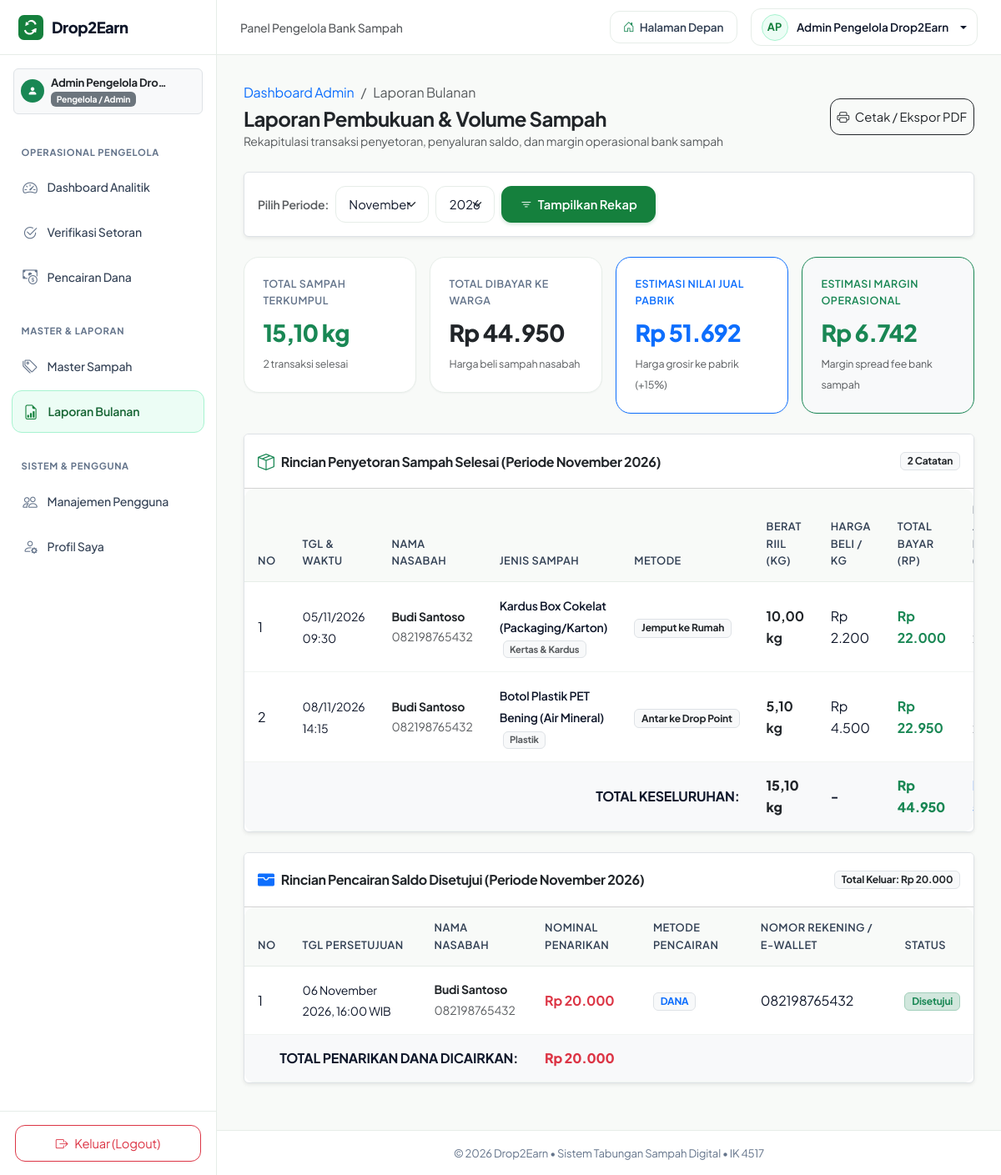
Page /admin/laporan.php (signed in) on the committed database.
### tables this page shows
CREATE TABLE IF NOT EXISTS `users` (
  `id_user` INT(11) NOT NULL AUTO_INCREMENT,
  `nama_lengkap` VARCHAR(100) NOT NULL,
  `email` VARCHAR(100) NOT NULL UNIQUE,
  `password` VARCHAR(255) NOT NULL,
  `no_hp` VARCHAR(20) NOT NULL,
  `alamat` TEXT DEFAULT NULL,
  `role` ENUM('admin', 'nasabah') NOT NULL DEFAULT 'nasabah',
  `saldo` INT(11) NOT NULL DEFAULT 0,
  `created_at` TIMESTAMP NOT NULL DEFAULT CURRENT_TIMESTAMP,
  PRIMARY KEY (`id_user`)
);

CREATE TABLE IF NOT EXISTS `setoran_sampah` (
  `id_setoran` INT(11) NOT NULL AUTO_INCREMENT,
  `id_user` INT(11) NOT NULL,
  `id_kategori` INT(11) NOT NULL,
  `metode_setor` ENUM('Jemput ke Rumah', 'Antar ke Drop Point') NOT NULL,
  `tanggal_jadwal` DATE NOT NULL,
  `alamat_jemput` TEXT NOT NULL,
  `berat_estimasi` DECIMAL(5,2) NOT NULL,
  `berat_aktual` DECIMAL(5,2) NOT NULL DEFAULT 0.00,
  `total_pendapatan` INT(11) NOT NULL DEFAULT 0,
  `status` ENUM('Menunggu', 'Dijemput/Diproses', 'Selesai', 'Dibatalkan') NOT NULL DEFAULT 'Menunggu',
  `created_at` TIMESTAMP NOT NULL DEFAULT CURRENT_TIMESTAMP,
  PRIMARY KEY (`id_setoran`),
  KEY `fk_setoran_user` (`id_user`),
  KEY `fk_setoran_kategori` (`id_kategori`),
  CONSTRAINT `fk_setoran_user` FOREIGN KEY (`id_user`) REFERENCES `users` (`id_user`) ON DELETE CASCADE,
  CONSTRAINT `fk_setoran_kategori` FOREIGN KEY (`id_kategori`) REFERENCES `kategori_sampah` (`id_kategori`) ON DELETE CASCADE
);

CREATE TABLE IF NOT EXISTS `kategori_sampah` (
  `id_kategori` INT(11) NOT NULL AUTO_INCREMENT,
  `nama_kategori` VARCHAR(100) NOT NULL,
  `jenis_induk` ENUM('Plastik', 'Kertas & Kardus', 'Logam', 'Kaca', 'Lainnya') NOT NULL,
  `harga_per_kg` INT(11) NOT NULL,
  `panduan_pilah` TEXT NOT NULL,
  `gambar` VARCHAR(255) DEFAULT NULL,
  PRIMARY KEY (`id_kategori`)
);

CREATE TABLE IF NOT EXISTS `penarikan_saldo` (
  `id_penarikan` INT(11) NOT NULL AUTO_INCREMENT,
  `id_user` INT(11) NOT NULL,
  `jumlah_tarik` INT(11) NOT NULL,
  `metode_pencairan` VARCHAR(50) NOT NULL,
  `nomor_rekening` VARCHAR(50) DEFAULT NULL,
  `status_tarik` ENUM('Pending', 'Disetujui', 'Ditolak') NOT NULL DEFAULT 'Pending',
  `tanggal_pengajuan` TIMESTAMP NOT NULL DEFAULT CURRENT_TIMESTAMP,
  PRIMARY KEY (`id_penarikan`),
  KEY `fk_penarikan_user` (`id_user`),
  CONSTRAINT `fk_penarikan_user` FOREIGN KEY (`id_user`) REFERENCES `users` (`id_user`) ON DELETE CASCADE
);

### admin/laporan.php (the view, shortened to what the rows shown need)
<?php
require_once __DIR__ . '/../config/database.php';
require_once __DIR__ . '/../config/auth_check.php';
$bulan_filter = isset($_GET['bulan']) ? (int)$_GET['bulan'] : (int)date('m');
$tahun_filter = isset($_GET['tahun']) ? (int)$_GET['tahun'] : (int)date('Y');
$start_date = sprintf('%04d-%02d-01 00:00:00', $tahun_filter, $bulan_filter);
$end_date = date('Y-m-t 23:59:59', strtotime($start_date));
$stmt_setoran = mysqli_prepare($conn, "
    SELECT s.*, u.nama_lengkap, u.no_hp, k.nama_kategori, k.jenis_induk, k.harga_per_kg
    FROM setoran_sampah s
    JOIN users u ON s.id_user = u.id_user
    JOIN kategori_sampah k ON s.id_kategori = k.id_kategori
    WHERE s.status = 'Selesai'
      AND s.created_at BETWEEN ? AND ?
    ORDER BY s.created_at ASC
");
mysqli_stmt_bind_param($stmt_setoran, "ss", $start_date, $end_date);
mysqli_stmt_execute($stmt_setoran);
$res_setoran = mysqli_stmt_get_result($stmt_setoran);
$laporan_setoran = [];
while ($row = mysqli_fetch_assoc($res_setoran)) {
    $laporan_setoran[] = $row;
}
$stmt_tarik = mysqli_prepare($conn, "
    SELECT p.*, u.nama_lengkap, u.no_hp
    FROM penarikan_saldo p
    JOIN users u ON p.id_user = u.id_user
    WHERE p.status_tarik = 'Disetujui'
      AND p.tanggal_pengajuan BETWEEN ? AND ?
    ORDER BY p.tanggal_pengajuan ASC
");
mysqli_stmt_bind_param($stmt_tarik, "ss", $start_date, $end_date);
mysqli_stmt_execute($stmt_tarik);
$res_tarik = mysqli_stmt_get_result($stmt_tarik);
$laporan_tarik = [];
while ($row = mysqli_fetch_assoc($res_tarik)) {
    $laporan_tarik[] = $row;
}
$nama_bulan_id = [
    1 => 'Januari', 2 => 'Februari', 3 => 'Maret', 4 => 'April', 5 => 'Mei', 6 => 'Juni',
    7 => 'Juli', 8 => 'Agustus', 9 => 'September', 10 => 'Oktober', 11 => 'November', 12 => 'Desember'
];
require_once __DIR__ . '/../includes/header.php';
?>
<div class="d2e-dashboard-layout">
    <?php require_once __DIR__ . '/../includes/sidebar.php'; ?>
    <div class="d2e-dashboard-main">
        <?php require_once __DIR__ . '/../includes/topbar.php'; ?>
        <main class="d2e-dashboard-content">
            <div class="container-fluid p-0">
                <div class="d-flex flex-wrap align-items-center justify-content-between gap-3 mb-4 no-print">
                    <div>
                        <h1 class="h4 fw-bold text-dark mb-0">Laporan Pembukuan &amp; Volume Sampah</h1>
                    </div>
                </div>
                <div class="card border mb-4 shadow-sm">
                    <div class="card-header bg-white py-3 d-flex align-items-center justify-content-between">
                        <div class="d-flex align-items-center gap-2">
                            <h2 class="h6 fw-bold text-dark mb-0">Rincian Penyetoran Sampah Selesai (Periode <?= $nama_bulan_id[$bulan_filter] ?> <?= $tahun_filter ?>)</h2>
                        </div>
                    </div>
                    <div class="card-body p-0">
                        <?php if (empty($laporan_setoran)): ?>
                            <div class="empty-state py-4">
                                <i class="bi bi-inbox empty-state-icon"></i>
                                <p class="small text-muted mb-0">Tidak ada transaksi setoran selesai pada periode bulan ini.</p>
                            </div>
                        <?php else: ?>
                            <div class="table-responsive border-0">
                                <table class="table table-hover align-middle mb-0">
                                    <thead>
                                        <tr>
                                            <th>No</th>
                                            <th>Tgl &amp; Waktu</th>
                                            <th>Nama Nasabah</th>
                                            <th>Jenis Sampah</th>
                                            <th>Metode</th>
                                            <th>Berat Riil (Kg)</th>
                                            <th>Harga Beli / Kg</th>
                                            <th>Total Bayar (Rp)</th>
                                            <th>Est. Jual Pabrik (+15%)</th>
                                        </tr>
                                    </thead>
                                    <tbody>
                                        <?php foreach ($laporan_setoran as $i => $item): ?>
                                            <?php
                                            $jual_pabrik_item = (int)round($item['total_pendapatan'] * 1.15);
                                            ?>
                                            <tr>
                                                <td><?= $i + 1 ?></td>
                                                <td><small><?= date('d/m/Y H:i', strtotime($item['created_at'])) ?></small></td>
                                                <td>
                                                    <strong class="d-block small text-dark"><?= sanitize($item['nama_lengkap']) ?></strong>
                                                    <small class="text-muted"><?= sanitize($item['no_hp']) ?></small>
                                                </td>
                                                <td>
                                                    <span class="small fw-semibold"><?= sanitize($item['nama_kategori']) ?></span>
                                                    <span class="badge bg-light text-muted border ms-1" style="font-size: 0.7rem;"><?= sanitize($item['jenis_induk']) ?></span>
                                                </td>
                                                <td><small class="badge bg-light text-dark border"><?= sanitize($item['metode_setor']) ?></small></td>
                                                <td><strong class="text-dark"><?= format_kg($item['berat_aktual']) ?></strong></td>
                                                <td><?= rupiah($item['harga_per_kg']) ?></td>
                                                <td><strong class="text-success"><?= rupiah($item['total_pendapatan']) ?></strong></td>
                                                <td><span class="text-muted small"><?= rupiah($jual_pabrik_item) ?></span></td>
                                            </tr>
                                        <?php endforeach; ?>
                                    </tbody>
                                </table>
                            </div>
                        <?php endif; ?>
                    </div>
                </div>
                <div class="card border shadow-sm">
                    <div class="card-header bg-white py-3 d-flex align-items-center justify-content-between">
                        <div class="d-flex align-items-center gap-2">
                            <h2 class="h6 fw-bold text-dark mb-0">Rincian Pencairan Saldo Disetujui (Periode <?= $nama_bulan_id[$bulan_filter] ?> <?= $tahun_filter ?>)</h2>
                        </div>
                    </div>
                    <div class="card-body p-0">
                        <?php if (empty($laporan_tarik)): ?>
                            <div class="empty-state py-4">
                                <i class="bi bi-cash-stack empty-state-icon"></i>
                                <p class="small text-muted mb-0">Tidak ada transaksi pencairan dana disetujui pada periode bulan ini.</p>
                            </div>
                        <?php else: ?>
                            <div class="table-responsive border-0">
                                <table class="table table-hover align-middle mb-0">
                                    <thead>
                                        <tr>
                                            <th>No</th>
                                            <th>Tgl Persetujuan</th>
                                            <th>Nama Nasabah</th>
                                            <th>Nominal Penarikan</th>
                                            <th>Metode Pencairan</th>
                                            <th>Nomor Rekening / E-Wallet</th>
                                            <th>Status</th>
                                        </tr>
                                    </thead>
                                    <tbody>
                                        <?php foreach ($laporan_tarik as $j => $t): ?>
                                            <tr>
                                                <td><?= $j + 1 ?></td>
                                                <td><small><?= format_tanggal($t['tanggal_pengajuan']) ?></small></td>
                                                <td>
                                                    <strong class="d-block small text-dark"><?= sanitize($t['nama_lengkap']) ?></strong>
                                                    <small class="text-muted"><?= sanitize($t['no_hp']) ?></small>
                                                </td>
                                                <td><strong class="text-danger"><?= rupiah($t['jumlah_tarik']) ?></strong></td>
                                                <td><span class="badge bg-light text-primary border"><?= sanitize($t['metode_pencairan']) ?></span></td>
                                                <td><?= sanitize($t['nomor_rekening'] ?: 'Ambil Tunai di Posko') ?></td>
                                                <td><span class="badge bg-success-subtle text-success border border-success-subtle">Disetujui</span></td>
                                            </tr>
                                        <?php endforeach; ?>
                                    </tbody>
                                </table>
                            </div>
                        <?php endif; ?>
                    </div>
                </div>
            </div>
        </main>
<?php require_once __DIR__ . '/../includes/dashboard_footer.php'; ?>

### includes/sidebar.php (shortened to what the rows shown need)
<?php
$logged_user = isset($conn) ? get_auth_user($conn) : null;
$role = $logged_user['role'] ?? 'nasabah';
?>
<aside class="d2e-sidebar" id="dashboardSidebar">
    <div class="px-3 pt-3 pb-2">
        <div class="d-flex align-items-center justify-content-between p-2 rounded bg-light border">
            <div class="d-flex align-items-center gap-2">
                <div style="line-height: 1.2;">
                    <div class="fw-bold text-dark text-truncate" style="max-width: 140px; font-size: 0.82rem;">
                        <?= sanitize($logged_user['nama_lengkap'] ?? 'Pengguna') ?>
                    </div>
                    <span class="badge bg-secondary" style="font-size: 0.65rem;">
                        <?= $role === 'admin' ? 'Pengelola / Admin' : 'Nasabah Warga' ?>
                    </span>
                </div>
            </div>
        </div>
    </div>
</aside>

### includes/topbar.php (shortened to what the rows shown need)
<?php
$logged_user = isset($conn) ? get_auth_user($conn) : null;
$initials = 'US';
if (!empty($logged_user['nama_lengkap'])) {
    $words = explode(' ', trim($logged_user['nama_lengkap']));
    $initials = strtoupper(substr($words[0], 0, 1) . (isset($words[1]) ? substr($words[1], 0, 1) : ''));
}
?>
<header class="d2e-topbar">
    <div class="d-flex align-items-center gap-2 gap-sm-3">
        <div class="dropdown">
            <button class="d2e-user-pill dropdown-toggle" type="button" data-bs-toggle="dropdown" aria-expanded="false">
                <div class="d2e-user-avatar"><?= $initials ?></div>
                <span class="d-none d-md-inline"><?= sanitize($logged_user['nama_lengkap'] ?? 'Pengguna') ?></span>
            </button>
        </div>
    </div>
</header>

### rows in the picture
users: nama_lengkap "Admin Pengelola Dro…", nama_lengkap "AP", nama_lengkap "Admin Pengelola Drop2Earn"
setoran_sampah: created_at "05/11/2026 09:30", id_user.nama_lengkap "Budi Santoso", id_user.no_hp "082198765432", id_kategori.nama_kategori "Kardus Box Cokelat (Packaging/Karton)", id_kategori.jenis_induk "Kertas & Kardus", metode_setor "Jemput ke Rumah", berat_aktual "10,00 kg", id_kategori.harga_per_kg "Rp 2.200", total_pendapatan "Rp 22.000"
setoran_sampah: created_at "08/11/2026 14:15", id_user.nama_lengkap "Budi Santoso", id_user.no_hp "082198765432", id_kategori.nama_kategori "Botol Plastik PET Bening (Air Mineral)", id_kategori.jenis_induk "Plastik", metode_setor "Antar ke Drop Point", berat_aktual "5,10 kg", id_kategori.harga_per_kg "Rp 4.500", total_pendapatan "Rp 22.950"
penarikan_saldo: tanggal_pengajuan "06 November 2026, 16:00 WIB", id_user.nama_lengkap "Budi Santoso", id_user.no_hp "082198765432", jumlah_tarik "Rp 20.000", metode_pencairan "DANA", nomor_rekening "082198765432"

### other values in the picture
format_kg($total_berat_kg) "15,10 kg"
count($laporan_setoran) "2"
rupiah($total_pembayaran_warga) "Rp 44.950"
rupiah($estimasi_jual_pabrik) "Rp 51.692"
rupiah($estimasi_margin_operasional) "Rp 6.742"
$nama_bulan_id[$bulan_filter] "November"
$tahun_filter "2026"
rupiah($total_dana_ditarik) "Rp 20.000"
form field bulan "November"
form field tahun "2026"
